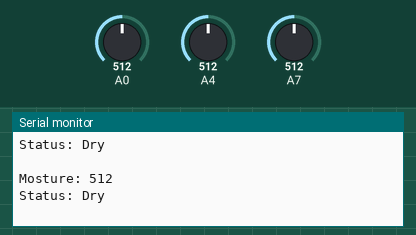
Bench run of a sketch on a simulated Arduino Uno, built with avr-gcc and run on an emulated ATmega328P. On the bench: the last lines printed to the serial monitor. The test bench sets the inputs (shaded band); at power-on: A0 = 512, A4 = 512, A7 = 512.

Above: at 1.2 s.
1.3 s: A0 set to 490
At 1.82 s:
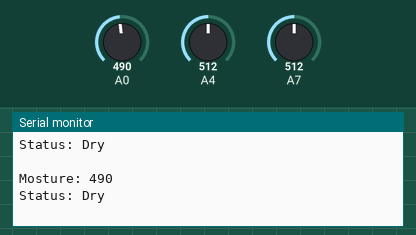
2.8 s: A4 set to 490
At 3.33 s:
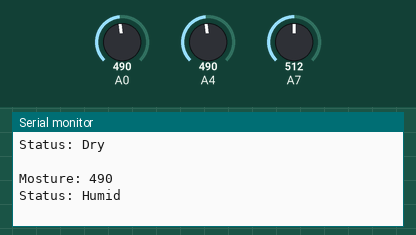
5.0 s: A4 set to 610
At 5.33 s:
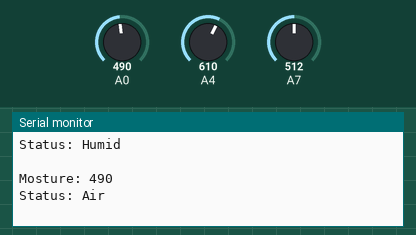
7.0 s: A0 set to 509
At 7.33 s:
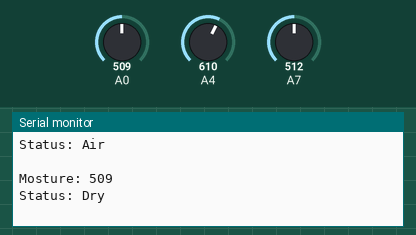
Timing chart, 0 to 9.5 s (numbered marks = the images above; inputs shaded):
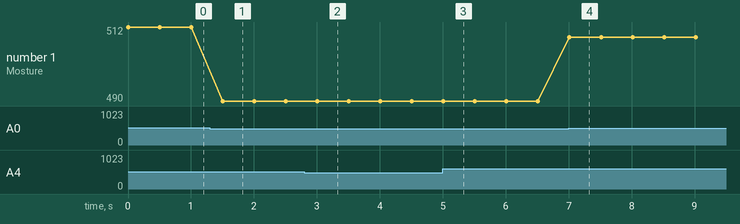

Measured:
- after the input at 1.3 s, the serial monitor: prints a new line after 0.20 s (image 1)
- after the input at 2.8 s, the serial monitor: prints a new line after 0.22 s (image 2)
- after the input at 5.0 s, the serial monitor: prints a new line at once (image 3)
- after the input at 7.0 s, the serial monitor: prints a new line at once (image 4)
- plotted number 1: 512 → 490 after the input at 1.3 s, 490 → 509 after the input at 7.0 s

The sketch:

moisture.ino
```cpp
void setup() {
  Serial.begin(9600);
}

void loop() {
 int sensorValue = analogRead(A0);

 Serial.print("Mosture: ");
 Serial.println(sensorValue);

  if( analogRead(sensorValue)>=600 ){
  Serial.print("Status: Air");
  }

  if( analogRead(sensorValue)<599 && analogRead(sensorValue)>=500 ){
  Serial.print("Status: Dry");
  }

  if( analogRead(sensorValue)<499 && analogRead(sensorValue)>=200 ){
  Serial.print("Status: Humid");

  if( analogRead(sensorValue)<199 ){
  Serial.print("Status: Water");
  }
  }


 Serial.println("\n ");

 delay(500);
}
```
